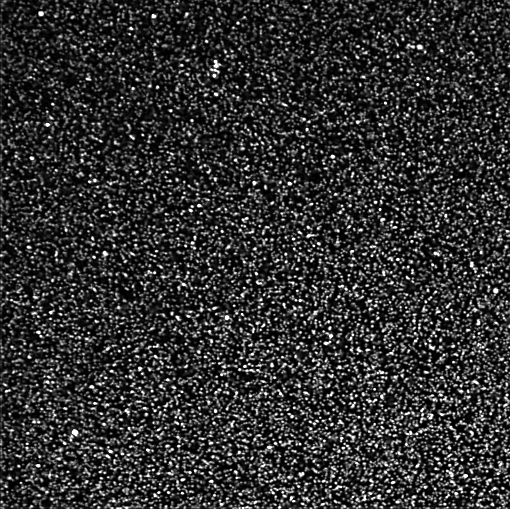
%> input picture TFM_group_01/ex6/Cell_high_stiffness_4_5kPa/relaxedBeads.tif, 510 x 509 px
$ octave stiffnessDifferences.m   (GNU Octave 9; MATLAB toolbox functions it lacks are replaced by stand-ins)
%> lines starting %> are read from the running program, lines starting %| are printed output that depends on the picture
### TFM_group_01/displayBeadOverlapping.m
function displayBeadOverlapping(im1,im2)


imSize = size(im1);
im1 = double(im1); im2 = double(im2);
im1 = im1/max(im1(:)); im2 = im2/max(im2(:));


figure
subplot(1,2,1)
imagesc(im1)
colormap gray
axis image
axis off
title('Unstressed Bead Image')
subplot(1,2,2)
imagesc(im2)
colormap gray
axis image
axis off
title('Stressed Bead Image')


figure
rgbIm = zeros([imSize,3]);
rgbIm(:,:,1) = im1;
rgbIm(:,:,2) = im2;
image(rgbIm)
axis image
axis off
title('Overlay of Unstressed and Stressed Bead Images')

### TFM_group_01/calcNbeadDisp.m
function [ux,uy] = calcNbeadDisp(im1,im2,blkSize,minCorr,minBeadInt)

%% Calculate blkNum

blkNum(1)=floor(size(im1,2)/blkSize) %x-dim
blkNum(2)=floor(size(im1,1)/blkSize) %y-dim

%% Define ux and uy
ux=zeros(blkNum(1),blkNum(2));
uy=zeros(blkNum(1),blkNum(2));

%% Scan im1 and im2 block by block

for ii= 1:blkNum(1)
    for jj= 1:blkNum(2)
        x_pos = ii * blkSize;
        y_pos = jj * blkSize;
        blkIm1 = im1(y_pos - blkSize + 1:y_pos, x_pos - blkSize + 1:x_pos);
        blkIm2 = im2(y_pos - blkSize + 1:y_pos, x_pos - blkSize + 1:x_pos);

        if max(blkIm1,[],'all') < minBeadInt
            continue
        end
        if max(blkIm2,[],'all') < minBeadInt
            continue
        end

        [s,corrvalue]  = shiftCalc(blkIm1,blkIm2);

        if corrvalue < minCorr
            continue
        end

        ux(ii,jj) = s(1);
        uy(ii,jj) = s(2);
     end
 end

### TFM_group_01/stiffnessDifferences.m
clear; close all;clc
%% User parameters

%resXY_high = ; %Resolution in um for the high stiffness gel(to be filled by student)
%resXY_low = ; %Resolution in um for the low stiffness gel (to be filled by student)

minCorr = 0.6;
minBeadInt = 60;
blkSize = 24;

filtKernelSize = 3;
filtSigma = 0.5;

%poisson = ; %Poisson ratio of the material (to be filled by student)

%young_high = ; %Young's modulus (in kPa) of the high stiffness gel (to be filled by student)
%young_low = ; %%Young's modulus (in kPa) of the low stiffness gel (to be filled by student)

%% Read the input images

%Define the names of the folders that contain the images
folderHigh = 'Cell_high_stiffness_4_5kPa';
folderLow = 'Cell_low_stiffness_1_4kPa';

%Define the root and name of the files
relaxedHigh = ['ex6\',folderHigh,'\relaxedBeads.tif'];
stressedHigh = ['ex6\',folderHigh,'\stressedBeads.tif'];
cellHigh = ['ex6\',folderHigh,'\cellImage.tif'];

relaxedLow = ['ex6\',folderLow,'\relaxedBeads.tif'];
stressedLow = ['ex6\',folderLow,'\stressedBeads.tif'];
cellLow = ['ex6\',folderLow,'\cellImage.tif'];

%Read the images and convert them to grayscale
im_relaxed_high = rgb2gray(imread(relaxedHigh));
%> im_relaxed_high: size 509x510 uint8; min 0, max 255, mean 48.6
im_stressed_high = rgb2gray(imread(stressedHigh));
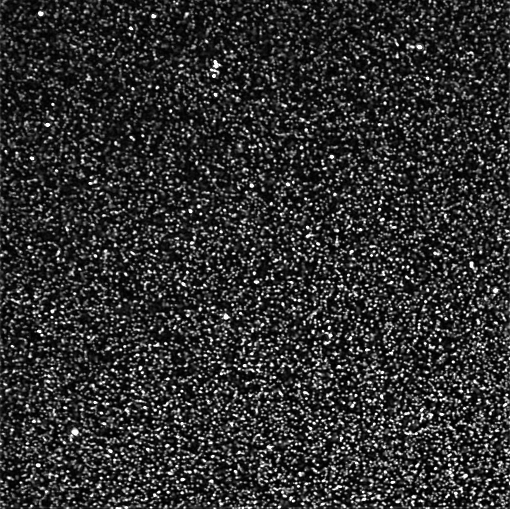
%> input picture TFM_group_01/ex6/Cell_high_stiffness_4_5kPa/stressedBeads.tif, 510 x 509 px
%> im_stressed_high: size 509x510 uint8; min 0, max 255, mean 47.7
im_cell_high=rgb2gray(imread(cellHigh));
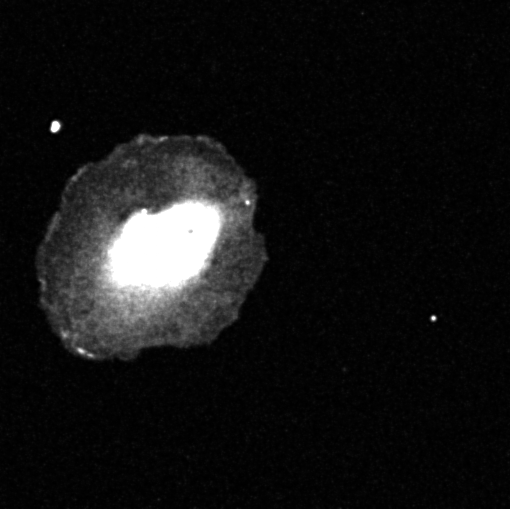
%> input picture TFM_group_01/ex6/Cell_high_stiffness_4_5kPa/cellImage.tif, 510 x 509 px
%> im_cell_high: size 509x510 uint8; min 0, max 255, mean 19.8

im_relaxed_low = rgb2gray(imread(relaxedLow));
im_stressed_low = rgb2gray(imread(stressedLow));
im_cell_low = rgb2gray(imread(cellLow));

% Plot the bead images (overlapping)
displayBeadOverlapping(im_relaxed_high,im_stressed_high)
%> in displayBeadOverlapping, `rgbIm(:,:,1) = im1;`:
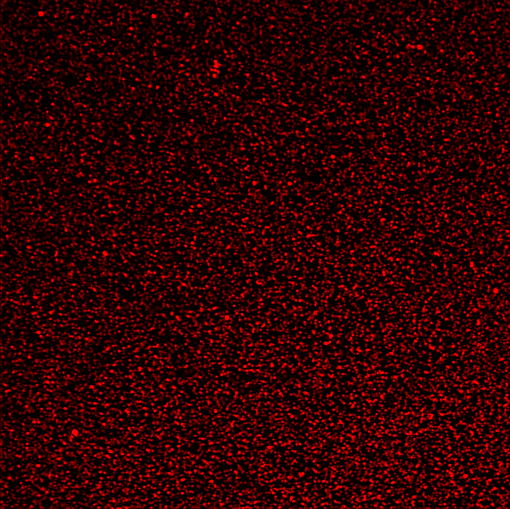
%> rgbIm: size 509x510x3 double; mean R, G, B 0.191, 0, 0
%> in displayBeadOverlapping, `rgbIm(:,:,2) = im2;`:
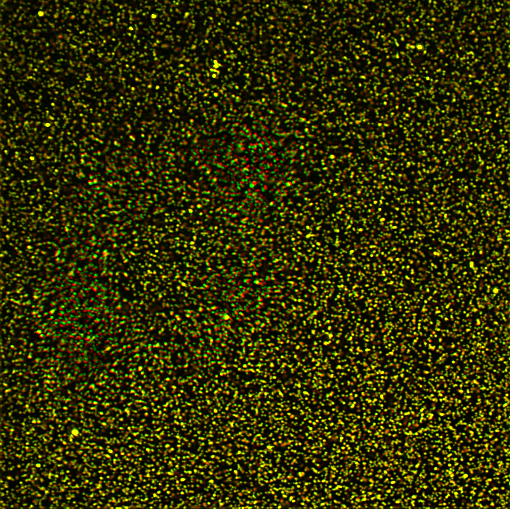
%> rgbIm: size 509x510x3 double; mean R, G, B 0.191, 0.187, 0
title(['Cell on a high stiffness ECM (',num2str(young_high),' kPa)'])

displayBeadOverlapping(im_relaxed_low,im_stressed_low)
title(['Cell on a low stiffness ECM (',num2str(young_low),' kPa)'])
%% Calculate the displacements
[ux_high,uy_high] = calcNbeadDisp(im_relaxed_high,im_stressed_high,blkSize,minCorr,minBeadInt);
%> the run ends on the next line
